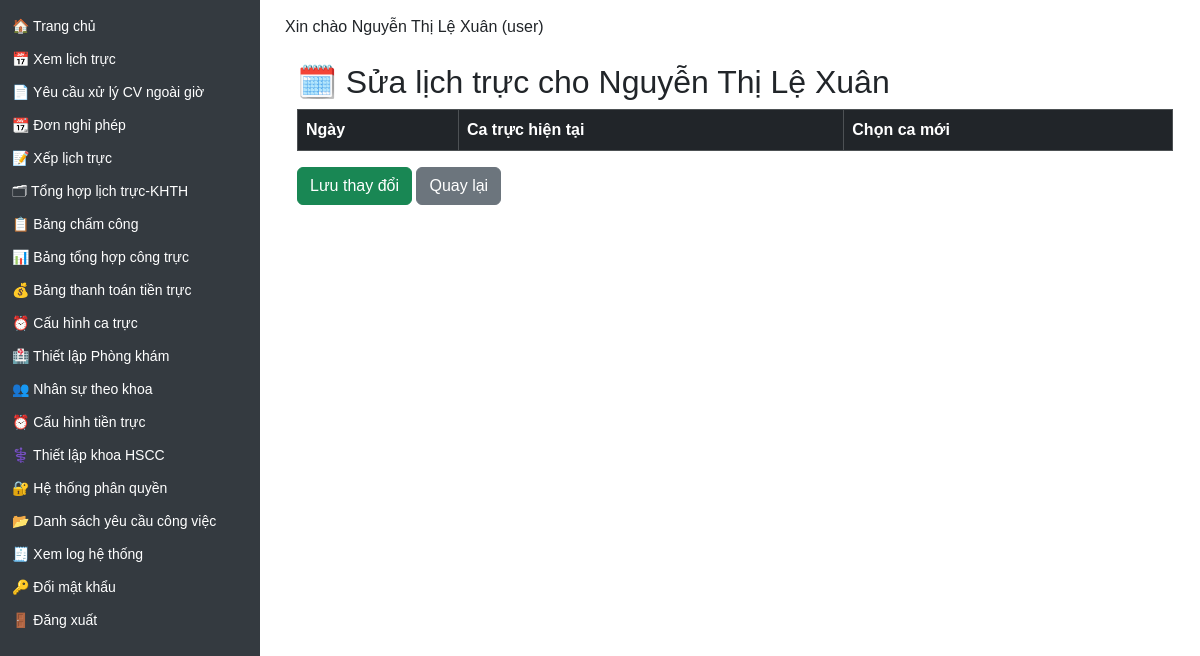
/schedule/edit/75 (signed in), run on an earlier commit of the app's database.
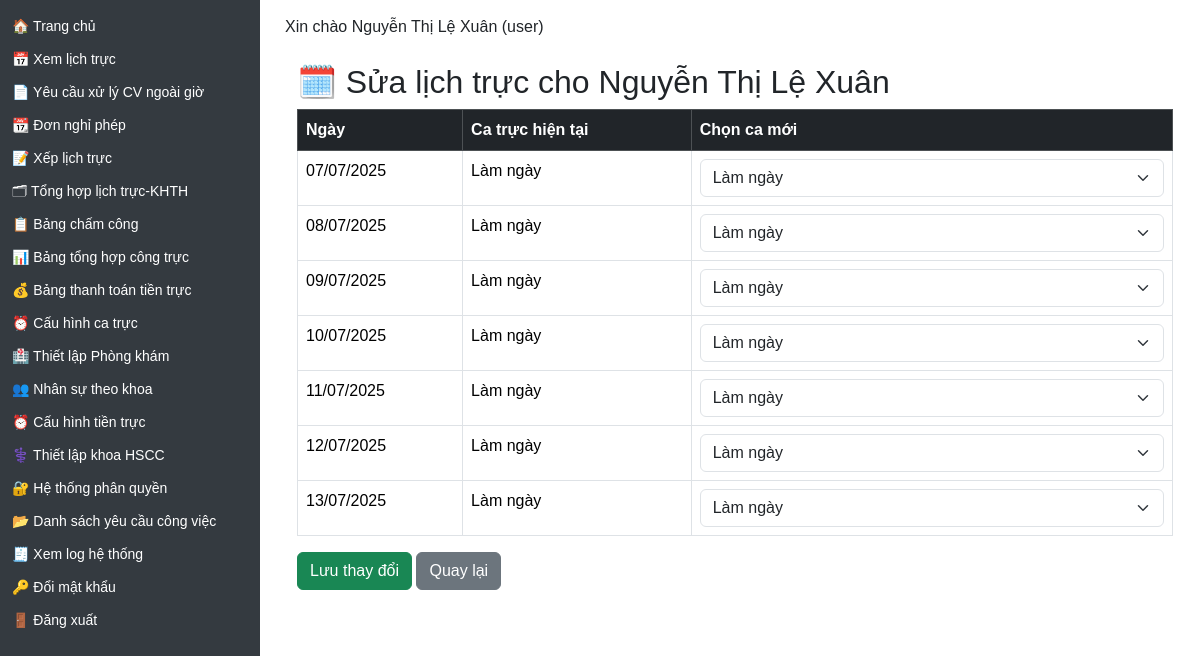
And on a later commit of the database.
### models/user.py (models this page shows)
class User(db.Model, UserMixin):
    __tablename__ = 'user'
    id = db.Column(db.Integer, primary_key=True)
    name = db.Column(db.String(100), nullable=False)
    username = db.Column(db.String(50), unique=True, nullable=False)
    password = db.Column(db.String(100), nullable=False)
    role = db.Column(db.String(20))  # admin / manager / user
    department = db.Column(db.String(100))
    position = db.Column(db.String(50))  # Bác sĩ / Điều dưỡng / KTV...
    contract_type = db.Column(db.String(50))  # Hợp đồng / Biên chế / v.v.
    email = db.Column(db.String(120))
    phone = db.Column(db.String(20))
    start_year = db.Column(db.Integer)  # ✅ Năm vào công tác (mới thêm)
    schedules = relationship("Schedule", back_populates="user")
    leave_requests = relationship('LeaveRequest', back_populates='user')

### models/schedule.py (models this page shows)
class Schedule(db.Model):
    __tablename__ = 'schedule'
    id = db.Column(db.Integer, primary_key=True)
    user_id = db.Column(db.Integer, db.ForeignKey('user.id'))
    shift_id = db.Column(db.Integer, db.ForeignKey('shift.id'))
    work_date = db.Column(db.Date)
    user = relationship("User", back_populates="schedules")
    shift = relationship("Shift")

### models/shift.py (models this page shows, shortened)
class Shift(db.Model):
    id = Column(Integer, primary_key=True)
    name = Column(String(100), nullable=False)
    code = Column(String(20), nullable=True)
    start_time = Column(Time, nullable=False)
    end_time = Column(Time, nullable=False)
    duration = Column(Float, nullable=False)

### app.py (the view, shortened to what this page needs)
@app.route('/schedule/edit/<int:user_id>', methods=['GET', 'POST'])
def edit_user_schedule(user_id):
    user = User.query.get_or_404(user_id)
    shifts = Shift.query.all()
    schedules = Schedule.query.filter_by(user_id=user_id).all()
    for s in schedules:
        is_locked = ScheduleLock.query.filter_by(department=user.department) \
            .filter(ScheduleLock.start_date <= s.work_date,
                    ScheduleLock.end_date >= s.work_date).first()
        if is_locked:
            return "Không thể chỉnh sửa. Lịch trực đã được ký xác nhận và khóa.", 403
    return render_template('edit_schedule.html', user=user, shifts=shifts, schedules=schedules)

### app.py (called while the page is built)
@login_manager.user_loader
def load_user(user_id):
    return db.session.get(User, int(user_id))

@app.context_processor
def inject_user():
    user = None
    if 'user_id' in session:
        user = db.session.get(User, session['user_id'])
    return dict(user=user)

@app.context_processor
def inject_helpers():
    return dict(get_titled_names=get_titled_names)

@app.context_processor
def inject_helpers():
    return dict(get_titled_names=get_titled_names)

### templates/edit_schedule.html (shortened to what this page needs)
{% extends "layout.html" %}
{% block content %}
<div class="container mt-4">
  <h2>🗓️ Sửa lịch trực cho {{ user.name }}</h2>
  <form method="POST">
    <table class="table table-bordered">
      <thead class="table-dark">
        <tr>
          <th>Ngày</th>
          <th>Ca trực hiện tại</th>
          <th>Chọn ca mới</th>
        </tr>
      </thead>
      <tbody>
        {% for s in schedules %}
        <tr>
          <td>{{ s.work_date.strftime('%d/%m/%Y') }}</td>
          <td>{{ s.shift.name }}</td>
          <td>
            <select name="shift_{{ s.id }}" class="form-select">
              {% for shift in shifts %}
              <option value="{{ shift.id }}" {% if shift.id == s.shift.id %}selected{% endif %}>{{ shift.name }}</option>
              {% endfor %}
            </select>
          </td>
        </tr>
        {% endfor %}
      </tbody>
    </table>
    <button type="submit" class="btn btn-success">Lưu thay đổi</button>
    <a href="/schedule" class="btn btn-secondary">Quay lại</a>
  </form>
</div>
{% endblock %}

### templates/layout.html (shortened to what this page needs)
<!DOCTYPE html>
<html lang="vi">
<head>
  <link rel="stylesheet" href="https://cdn.jsdelivr.net/npm/bootstrap@5.3.3/dist/css/bootstrap.min.css">
</head>
<body>
  <div class="sidebar">
    <ul>
      <li><a href="/">🏠 Trang chủ</a></li>
      {% if session.get('role') in ['admin', 'user', 'manager'] %}
	<li><a href="/schedule">📅 Xem lịch trực</a></li>
	<li><a href="/yeu-cau-xu-ly-cong-viec">📄 Yêu cầu xử lý CV ngoài giờ</a></li>
	<li><a href="/leaves">📆 Đơn nghỉ phép</a></li>
      {% endif %}
      {% if session.get('role') in ['admin', 'manager'] %}
	<li><a href="/assign">📝 Xếp lịch trực</a></li>
        <li><a href="/report-all">🗂 Tổng hợp lịch trực-KHTH</a></li>
        <li><a href="/bang-cham-cong">📋 Bảng chấm công</a></li>
	<li><a href="/tong-hop-cong-truc-view">📊 Bảng tổng hợp công trực</a></li>
        <li><a href="{{ url_for('shift_payment_view') }}">💰 Bảng thanh toán tiền trực</a></li>
        <li><a href="/shifts">⏰ Cấu hình ca trực</a></li>
        <li><a class="nav-link" href="/clinic-rooms">🏥 Thiết lập Phòng khám</a></li>
        <li><a href="/users-by-department">👥 Nhân sự theo khoa</a></li>
      {% endif %}
      {% if session.get('role') == 'admin' %}
        <li><a href="/shift-rate-config">⏰ Cấu hình tiền trực</a></li>
        <li><a href="/configure-hscc">⚕️ Thiết lập khoa HSCC</a></li>
        <li><a href="/roles">🔐 Hệ thống phân quyền</a></li>
	<li><a href="/danh-sach-yeu-cau">📂 Danh sách yêu cầu công việc</a></li>
	<li><a href="{{ url_for('view_log') }}">🧾 Xem log hệ thống</a></li>
      {% endif %}
      <li><a href="/change-password">🔑 Đổi mật khẩu</a></li>
      <li><a href="/logout">🚪 Đăng xuất</a></li>
    </ul>
  </div>
  <div class="content">
    {% if user %}
      <p class="d-print-none">Xin chào {{ user.name }} ({{ user.role }})</p>
    {% else %}
      <p>Xin chào Khách</p>
    {% endif %}
    {% block content %}{% endblock %}
  </div>
</body>
</html>

### templates/layout.html (style rules this page uses)
body { margin: 0; font-family: Arial, sans-serif; }
.sidebar { height: 100vh; width: 260px; position: fixed; top: 0; left: 0; background-color: #343a40; padding-top: 10px; color: white; }
.sidebar ul { list-style-type: none; padding: 0; }
.sidebar ul li { padding: 6px 12px; font-size: 14px; }
.sidebar ul li a { color: white; text-decoration: none; display: block; }
.content { margin-left: 270px; padding: 15px; }

What changed in the data, as far as the page shows it:
added Schedule: work_date "07/07/2025", shift.name "Làm ngày", value "Làm ngày"
added Schedule: work_date "08/07/2025", shift.name "Làm ngày", value "Làm ngày"
added Schedule: work_date "09/07/2025", shift.name "Làm ngày", value "Làm ngày"
added Schedule: work_date "10/07/2025", shift.name "Làm ngày", value "Làm ngày"
added Schedule: work_date "11/07/2025", shift.name "Làm ngày", value "Làm ngày"
added Schedule: work_date "12/07/2025", shift.name "Làm ngày", value "Làm ngày"
added Schedule: work_date "13/07/2025", shift.name "Làm ngày", value "Làm ngày"
